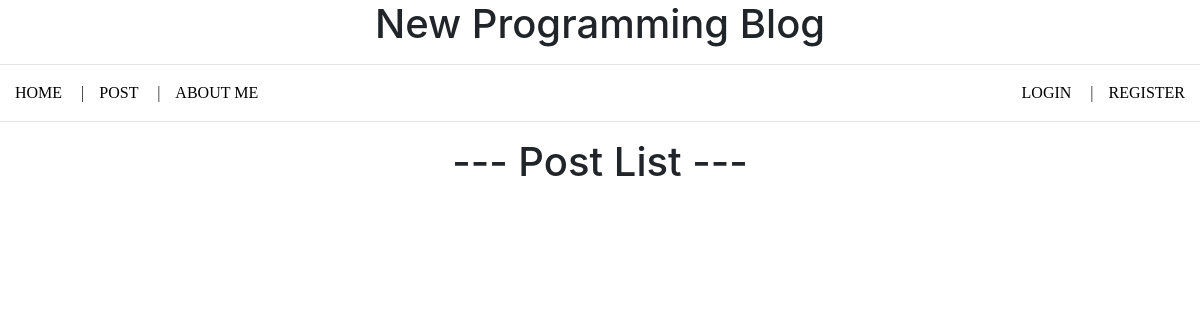
Before: /post-list/ with the older database file.
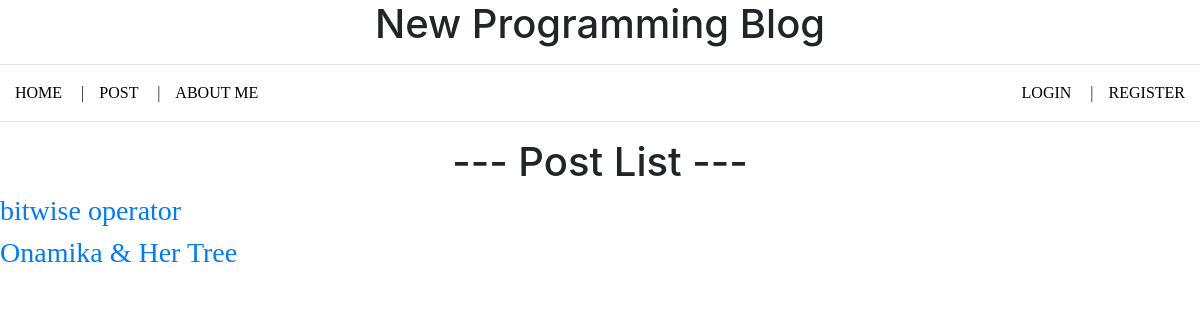
After: the same page with the newer database file.
### Post/models.py (models this page shows, shortened)
class Post(models.Model):
    title = models.CharField(max_length=100)
    description = models.TextField()

### Post/views.py (the view)
# urls.py: path('post-list/', views.post_list, name='post-list'),
def post_list(request):
    posts = Post.objects.all()
    return render(request, 'post_list.html', {'all_post_list': posts})

### templates/post_list.html
{% extends 'base.html' %}
{% block content %}
      <h1 align="center"> --- Post List --- </h1>
      <ul>
          {% for post in all_post_list %}
            <h3> <a href="{% url 'single-post' post.pk %}">{{ post.title }}</a></h3>
          {% endfor %}
      </ul>
{% endblock %}

### templates/base.html (shortened to what this page needs)
<!DOCTYPE html>
<html lang="en">
<head>
    {% load staticfiles %}
    <link href="{% static 'css/bootstrap.min.css' %}" rel="stylesheet">
    <link rel="stylesheet" href="{% static 'style.css' %}">
</head>
<body>
    <h1 align="center"> New Programming Blog </h1>
    <hr>
    <ul>
        <li><a href="{% url 'home' %}"> HOME </a> | </li>
        <li><a href="{% url 'post-list' %}"> POST </a> | </li>
        <li><a href="{% url 'about-me' %}"> ABOUT ME </a> </li>
        {% if user.is_authenticated %}
        <li style="float:right"> <a href="{% url 'logout' %}" > LOGOUT </a></li>
        <li style="float:right"> <a href="{% url 'logged-user' %}" > {{user.username}} </a>|</li>
        {% else %}
        <li style="float:right"> <a href="{% url 'register' %}" > REGISTER </a></li>
        <li style="float:right"> <a href="{% url 'login' %}"> LOGIN </a>|</li>
        {% endif %}
    </ul>
    <hr>
    {% block content %}
    {% endblock %}
</body>
</html>

### static/style.css (style rules this page uses)
body { background-color: white; }
ul { list-style-type: none; margin: 0; padding: 0; overflow: hidden; background-color: white; font-family: Cambria, Cochin, Georgia, Times, 'Times New Roman', serif; }
li { float: left; }
li a { color: black; text-align: center; padding: 15px 15px; text-decoration: none; }

Changed rows visible on the page:
added Post: title "bitwise operator"
added Post: title "Onamika & Her Tree"
